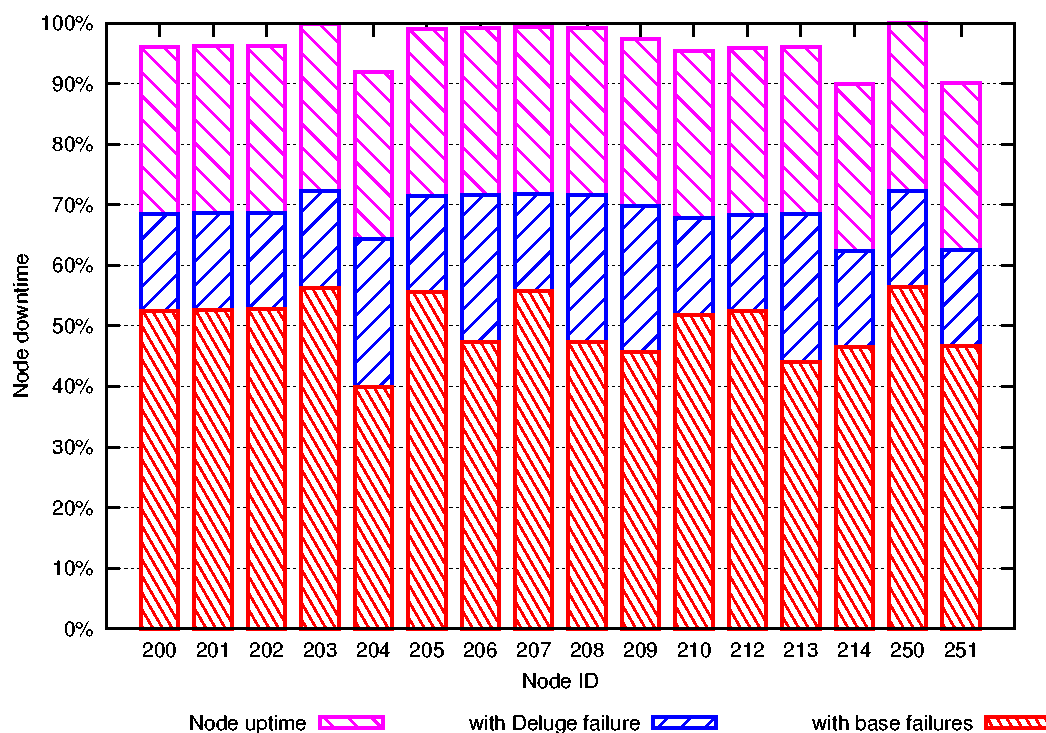

Generate this figure with gnuplot:
set xlabel "Node ID"
set ylabel "Node downtime"
set grid noxtics ytics
set size 0.7, 0.7
set key below
set xtics ("200" 200, "201" 201, "202" 202, "203" 203, "204" 204, "205" 205, "206" 206, "207" 207, "208" 208, "209" 209, "210" 210, "212" 211, "213" 212, "214" 213, "250" 214, "251" 215)
set xrange [199:216]
set ytics 10
set yrange [0:100]
set format y "%0.0f%%"
set style fill pattern 4
set boxwidth 0.7

set terminal postscript eps 10 enhanced color solid "Helvetica"
set output "node-uptime2.eps"

plot \
     "node-downtime.dat" u ($2):(100.0-$9) title 'Node uptime' w boxes lt 4 lw 3, \
     "node-downtime.dat" u ($2):(100.0-$7) title 'with Deluge failure' w boxes lt 3 lw 3, \
     "node-downtime.dat" u ($2):(100.0-$5) title 'with base failures' w boxes lt 1 lw 3
